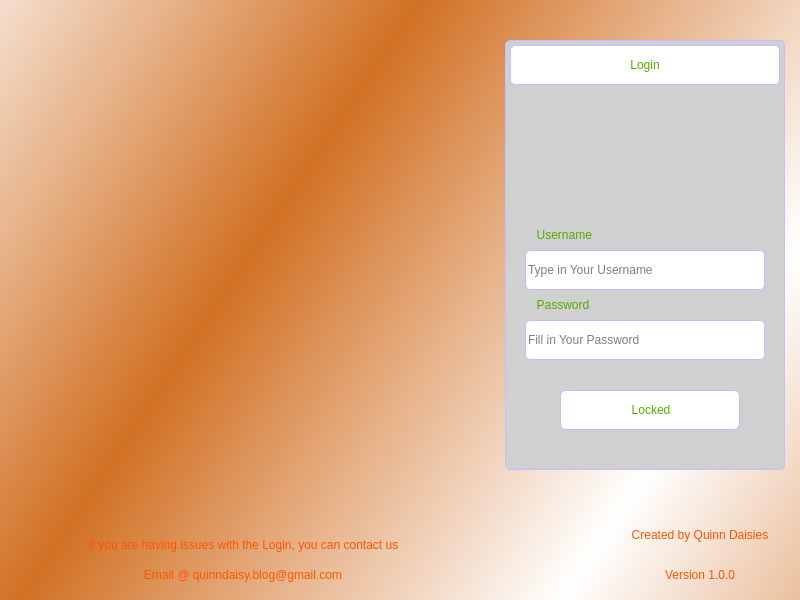
<?xml version="1.0" encoding="UTF-8"?>
<ui version="4.0">
 <class>Dialog</class>
 <widget class="QDialog" name="Dialog">
  <property name="geometry">
   <rect>
    <x>0</x>
    <y>0</y>
    <width>800</width>
    <height>600</height>
   </rect>
  </property>
  <property name="windowTitle">
   <string>Dialog</string>
  </property>
  <property name="windowIcon">
   <iconset resource="resources/resources.qrc">
    <normaloff>:/images/seoicon.ico</normaloff>:/images/seoicon.ico</iconset>
  </property>
  <widget class="QWidget" name="widget" native="true">
   <property name="geometry">
    <rect>
     <x>0</x>
     <y>0</y>
     <width>800</width>
     <height>600</height>
    </rect>
   </property>
   <property name="styleSheet">
    <string notr="true">QWidget#widget{
	background-color: qlineargradient(spread:reflect, x1:0.36, y1:0.33, x2:0.9, y2:0.6, stop:0 rgba(209, 112, 35, 254), stop:1 rgba(255, 255, 255, 255))
}</string>
   </property>
   <widget class="QWidget" name="widget_2" native="true">
    <property name="geometry">
     <rect>
      <x>0</x>
      <y>0</y>
      <width>490</width>
      <height>600</height>
     </rect>
    </property>
    <property name="styleSheet">
     <string notr="true">background-image: url(:/images/adwords.jpg);</string>
    </property>
    <widget class="QLabel" name="label_6">
     <property name="geometry">
      <rect>
       <x>8</x>
       <y>560</y>
       <width>470</width>
       <height>30</height>
      </rect>
     </property>
     <property name="styleSheet">
      <string notr="true">QLabel{
	color: rgb(255, 85, 0);
	font: 75 8pt &quot;MS Shell Dlg 2&quot;;
}</string>
     </property>
     <property name="text">
      <string>Email @ quinndaisy.blog@gmail.com</string>
     </property>
     <property name="alignment">
      <set>Qt::AlignCenter</set>
     </property>
    </widget>
   </widget>
   <widget class="QLineEdit" name="emailfield">
    <property name="geometry">
     <rect>
      <x>525</x>
      <y>250</y>
      <width>240</width>
      <height>40</height>
     </rect>
    </property>
    <property name="styleSheet">
     <string notr="true">QLineEdit{
	border: 1px solid rgb(197, 189, 255);
	border-radius: 5px;
	outline: none;
}

QLineEdit:hover{
	border: 1px solid rgb(255, 85, 0);
}</string>
    </property>
    <property name="placeholderText">
     <string>Type in Your Username</string>
    </property>
   </widget>
   <widget class="QLineEdit" name="passwordfield">
    <property name="geometry">
     <rect>
      <x>525</x>
      <y>320</y>
      <width>240</width>
      <height>40</height>
     </rect>
    </property>
    <property name="styleSheet">
     <string notr="true">QLineEdit{
	border: 1px solid rgb(197, 189, 255);
	border-radius: 5px;
	outline: none;
}

QLineEdit:hover{
	border: 1px solid rgb(255, 85, 0);
}</string>
    </property>
    <property name="placeholderText">
     <string>Fill in Your Password</string>
    </property>
   </widget>
   <widget class="QLabel" name="label">
    <property name="geometry">
     <rect>
      <x>530</x>
      <y>220</y>
      <width>200</width>
      <height>30</height>
     </rect>
    </property>
    <property name="styleSheet">
     <string notr="true">QLabel{
	color: #55aa00;
	font: 75 8pt &quot;MS Shell Dlg 2&quot;;
}
</string>
    </property>
    <property name="text">
     <string>  Username</string>
    </property>
   </widget>
   <widget class="QLabel" name="label_2">
    <property name="geometry">
     <rect>
      <x>530</x>
      <y>290</y>
      <width>200</width>
      <height>30</height>
     </rect>
    </property>
    <property name="styleSheet">
     <string notr="true">QLabel{
	color: #55aa00;
	font: 75 8pt &quot;MS Shell Dlg 2&quot;;
}
</string>
    </property>
    <property name="text">
     <string>  Password</string>
    </property>
   </widget>
   <widget class="QWidget" name="widget_3" native="true">
    <property name="geometry">
     <rect>
      <x>584</x>
      <y>96</y>
      <width>120</width>
      <height>120</height>
     </rect>
    </property>
    <property name="styleSheet">
     <string notr="true">background-image: url(:/images/default.jpg);
border-radius: 50px;
</string>
    </property>
   </widget>
   <widget class="QLabel" name="label_3">
    <property name="geometry">
     <rect>
      <x>600</x>
      <y>520</y>
      <width>200</width>
      <height>30</height>
     </rect>
    </property>
    <property name="styleSheet">
     <string notr="true">QLabel{
	color: rgb(255, 85, 0);
	font: 75 8pt &quot;MS Shell Dlg 2&quot;;
}</string>
    </property>
    <property name="text">
     <string>Created by Quinn Daisies</string>
    </property>
    <property name="alignment">
     <set>Qt::AlignCenter</set>
    </property>
   </widget>
   <widget class="QLabel" name="label_4">
    <property name="geometry">
     <rect>
      <x>600</x>
      <y>560</y>
      <width>200</width>
      <height>30</height>
     </rect>
    </property>
    <property name="styleSheet">
     <string notr="true">QLabel{
	color: rgb(255, 85, 0);
	font: 75 8pt &quot;MS Shell Dlg 2&quot;;
}</string>
    </property>
    <property name="text">
     <string>Version 1.0.0</string>
    </property>
    <property name="alignment">
     <set>Qt::AlignCenter</set>
    </property>
   </widget>
   <widget class="QPushButton" name="login">
    <property name="geometry">
     <rect>
      <x>560</x>
      <y>390</y>
      <width>180</width>
      <height>40</height>
     </rect>
    </property>
    <property name="styleSheet">
     <string notr="true">QPushButton{
	border-radius: 6px;
	font: 85 10pt &quot;Times New Roman&quot;;
	color: #ffffff;
	border: 1px solid rgb(197, 189, 255);
	background: #ffffff;
}
QPushButton:hover{
	font: 85 10pt &quot;Times New Roman&quot;;
	color:rgb(255, 85, 0);
	border: 1px solid rgb(255, 85, 0);
	background: #ffffff;
}</string>
    </property>
    <property name="text">
     <string/>
    </property>
   </widget>
   <widget class="QLabel" name="titleLabel">
    <property name="geometry">
     <rect>
      <x>495</x>
      <y>360</y>
      <width>300</width>
      <height>30</height>
     </rect>
    </property>
    <property name="styleSheet">
     <string notr="true">QLabel{
	color: #55aa00;
	font: 75 8pt &quot;MS Shell Dlg 2&quot;;
}</string>
    </property>
    <property name="text">
     <string/>
    </property>
    <property name="alignment">
     <set>Qt::AlignCenter</set>
    </property>
   </widget>
   <widget class="QLabel" name="titleLabel_2">
    <property name="geometry">
     <rect>
      <x>616</x>
      <y>400</y>
      <width>70</width>
      <height>20</height>
     </rect>
    </property>
    <property name="styleSheet">
     <string notr="true">QLabel{
	color: #55aa00;
	font: 87 8pt &quot;Arial Black&quot;;
}</string>
    </property>
    <property name="text">
     <string>Locked</string>
    </property>
    <property name="alignment">
     <set>Qt::AlignCenter</set>
    </property>
   </widget>
   <widget class="QLabel" name="label_5">
    <property name="geometry">
     <rect>
      <x>10</x>
      <y>530</y>
      <width>470</width>
      <height>30</height>
     </rect>
    </property>
    <property name="styleSheet">
     <string notr="true">QLabel{
	color: rgb(255, 85, 0);
	font: 75 9pt &quot;Arial&quot;;
}</string>
    </property>
    <property name="text">
     <string>If you are having issues with the Login, you can contact us </string>
    </property>
    <property name="alignment">
     <set>Qt::AlignCenter</set>
    </property>
   </widget>
   <widget class="QFrame" name="frame">
    <property name="geometry">
     <rect>
      <x>505</x>
      <y>40</y>
      <width>280</width>
      <height>430</height>
     </rect>
    </property>
    <property name="styleSheet">
     <string notr="true">QFrame{
	border: 1px solid rgb(197, 189, 255);
	border-radius: 5px;
	background-color: rgb(208, 208, 208);
	outline: none;
}

QFrame:hover{
	border: 1px solid rgb(255, 85, 0);
}</string>
    </property>
    <property name="frameShape">
     <enum>QFrame::StyledPanel</enum>
    </property>
    <property name="frameShadow">
     <enum>QFrame::Raised</enum>
    </property>
    <widget class="QLabel" name="label_7">
     <property name="geometry">
      <rect>
       <x>5</x>
       <y>5</y>
       <width>270</width>
       <height>40</height>
      </rect>
     </property>
     <property name="styleSheet">
      <string notr="true">QLabel{
	color: #55aa00;
	font: 87 14pt &quot;Arial Black&quot;;
	background-color: rgb(255, 255, 255);
}</string>
     </property>
     <property name="text">
      <string>Login</string>
     </property>
     <property name="alignment">
      <set>Qt::AlignCenter</set>
     </property>
    </widget>
   </widget>
   <zorder>frame</zorder>
   <zorder>widget_2</zorder>
   <zorder>emailfield</zorder>
   <zorder>passwordfield</zorder>
   <zorder>label</zorder>
   <zorder>label_2</zorder>
   <zorder>widget_3</zorder>
   <zorder>label_3</zorder>
   <zorder>label_4</zorder>
   <zorder>login</zorder>
   <zorder>titleLabel</zorder>
   <zorder>titleLabel_2</zorder>
   <zorder>label_5</zorder>
  </widget>
 </widget>
 <resources>
  <include location="resources/resources.qrc"/>
 </resources>
 <connections/>
</ui>
